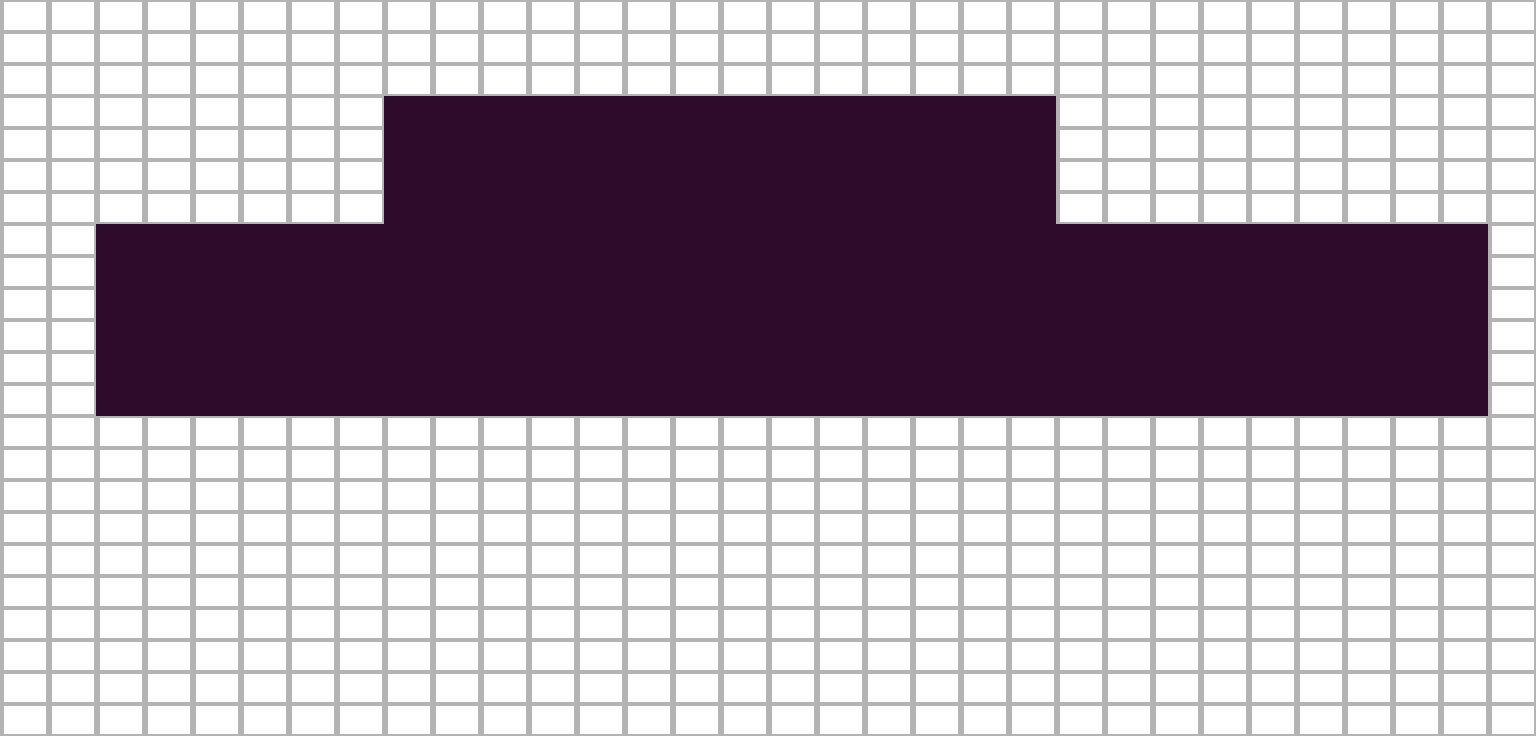

This is a level from a 2D game, rendered from its Tiled map with the project's own tilesets. A one-line summary and the map file follow, with tile-layer data summarised:
An orthogonal 32x23 tile map with 48x32 px tiles, 3 tile layers (background, ladders, platforms) and 10 objects (4x CheckPoint, 3x Tutorial, 2x Tree, LevelStartCamera).

<map version="1.0" orientation="orthogonal" width="32" height="23" tilewidth="48" tileheight="32" backgroundcolor="#2e0b2b">
 <properties>
  <property name="LevelType" value="NoMachine" />
  <property name="Lighting" value="Dusk" />
  <property name="Title" value="Mission Briefing" />
 </properties>
 <tileset firstgid="1" name="level_tiles" tilewidth="48" tileheight="32">
  <image source="level_tiles.png" width="192" height="128" />
 </tileset>
 <layer name="background" width="32" height="23">
  <data>[736 cells, 0 non-empty, 0 distinct tile ids]</data>
 </layer>
 <layer name="ladders" width="32" height="23">
  <data>[736 cells, 0 non-empty, 0 distinct tile ids]</data>
 </layer>
 <layer name="platforms" width="32" height="23">
  <data>[736 cells, 506 non-empty, 1 distinct tile ids]</data>
 </layer>
 <objectgroup name="objects" width="32" height="23">
  <object name="CheckPoint1" type="CheckPoint" x="144" y="384" width="48" height="32" />
  <object name="EndLevel" type="CheckPoint" x="1344" y="384" width="48" height="32">
   <properties>
    <property name="State" value="499" />
   </properties>
  </object>
  <object name="LevelStartCamera" type="LevelStartCamera" x="960" y="256" width="48" height="32" />
  <object name="Tutorial" type="Tutorial" x="288" y="384" width="48" height="32">
   <properties>
    <property name="Line1" value="Clone Ship 2716...do you copy? I repeat do you copy?" />
    <property name="Line10" value="little about this planet." />
    <property name="Line11" value="Good luck...over and out." />
    <property name="Line2" value="Thank goodness, we're glad we reached you. Our sisters from the House" />
    <property name="Line3" value="of the Blue Nebula need our help and you are the closest ship in the" />
    <property name="Line4" value="quadrant." />
    <property name="Line5" value="Take your crew of 99 clones to sector 17. There you'll find an uninhabited" />
    <property name="Line6" value="ice planet. Not much more than a barren chunk of ice in deep space." />
    <property name="Line7" value="BREAK" />
    <property name="Line8" value="The sisters ship went down unexpectedly and we haven't had contact for" />
    <property name="Line9" value="4 days. It looks like you're in for a rescue mission. Be careful, we know" />
   </properties>
  </object>
  <object name="Tutorial" type="Tutorial" x="768" y="384" width="48" height="32">
   <properties>
    <property name="Line1" value="Clone Ship 2716...do you copy?" />
    <property name="Line10" value="To rescue our sisters save them with the Space Rover." />
    <property name="Line11" value="Lastly your clones have limited air in their suits. So be quick when" />
    <property name="Line12" value="exiting the Space Rover. Over and out." />
    <property name="Line2" value="One more thing. Remember to train your crew on the onboard rescue" />
    <property name="Line3" value="equipment." />
    <property name="Line4" value="Bombs are useful to destroy obstructions." />
    <property name="Line5" value="The insta-bridge kit can span short gaps allowing the Space Rover" />
    <property name="Line6" value="to reach otherwise impossible areas." />
    <property name="Line7" value="BREAK" />
    <property name="Line8" value="Remember, press down to send a clone out from the Space Rover." />
    <property name="Line9" value="Press up when your clone is back to the Space Rover to re-enter." />
   </properties>
  </object>
  <object name="Tutorial" type="Tutorial" x="1104" y="384" width="48" height="32">
   <properties>
    <property name="Line1" value="Clone Ship 2716...do you copy?" />
    <property name="Line2" value="We just intercepted a strange message from sector 17." />
    <property name="Line3" value="It was alien in origin. We think this might be more than" />
    <property name="Line4" value="a simple rescue mission, it sounds like the sisters may" />
    <property name="Line5" value="actually be kidnapped. Be careful, and hurry!" />
    <property name="Line6" value="Over and out." />
   </properties>
  </object>
  <object name="EndLevel" type="CheckPoint" x="1344" y="320" width="48" height="32">
   <properties>
    <property name="State" value="499" />
   </properties>
  </object>
  <object name="EndLevel" type="CheckPoint" x="1344" y="256" width="48" height="32">
   <properties>
    <property name="State" value="499" />
   </properties>
  </object>
  <object name="Tree" type="Tree" x="720" y="96" width="48" height="32">
   <properties>
    <property name="Base" value="LightBulb" />
    <property name="Light" value="Alarm" />
    <property name="LightRange" value="0.75" />
    <property name="startDir" value="-1" />
   </properties>
  </object>
  <object name="Tree" type="Tree" x="1248" y="384" width="48" height="32">
   <properties>
    <property name="Base" value="ArrowRight" />
    <property name="Light" value="WhiteGoo" />
    <property name="Order" value="Back" />
   </properties>
  </object>
 </objectgroup>
</map>
